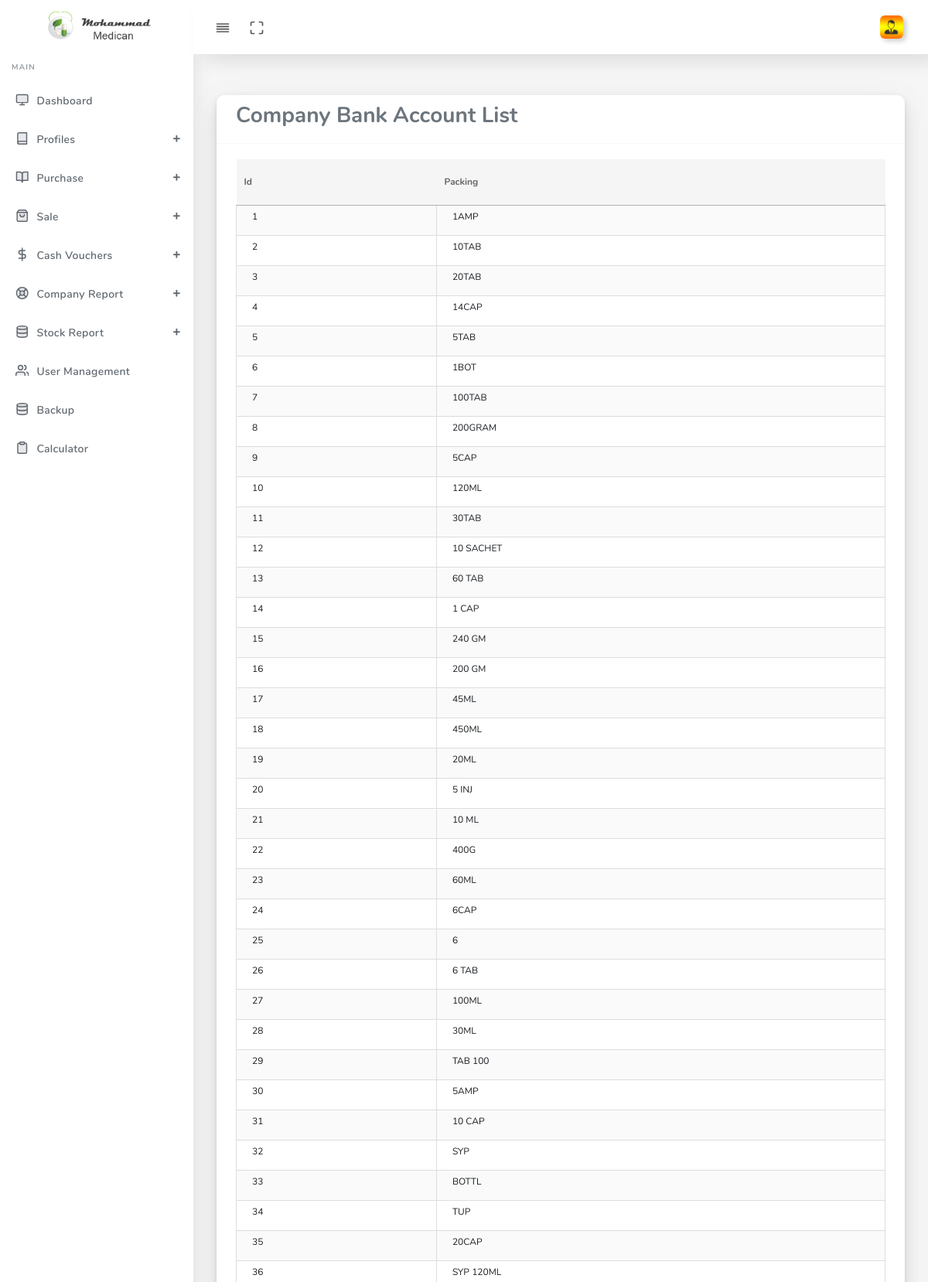
Screenshot of /packing-list.php (signed in, upper part) with the database file from the repository.
### tables this page shows
CREATE TABLE IF NOT EXISTS `packinginfo` (
  `id` int(11) NOT NULL AUTO_INCREMENT,
  `packing` varchar(255) DEFAULT NULL,
  PRIMARY KEY (`id`)
);

### packing-list.php (the view, shortened to what this page needs)
<?php
include "include/header.php";
?>
</head>
<body >
  <?php include "include/menu.php"; ?>
      <div class="main-content">
        <section class="section">
          <div class="section-body">
            <div class="row">
              <div class="col-12">
                <div class="card">
                  <div class="card-header">
                    <h3>Company Bank Account  List</h3>
                  </div>
                  <div class="card-body">
                    <div class="table-responsive">
<table class="table table-striped table-hover text-dark mb-2" id="user_data" style="width:100%;">
<thead>
<tr>
<th > Id</th>
<th >Packing</th>
</tr>
</thead>
<tbody>
<?php
include "db.php";
$q="select * from packinginfo";
$s=$dbpdo->prepare($q);
$s->execute();
while($row = $s->fetch(PDO::FETCH_BOTH)){
echo "<tr>
<td>$row[0]</td>
<td>$row[1]</td>
</tr>
";
}
?>
  </tbody>
 </table>
               </div>
            </div></div>
            </div>
              </div>
            </div>
          </div>
     <?php include "include/footer.php";?>

### include/header.php (style rules this page uses)
#user_data { font-size:13px !important; color: #191d21 !important }
#user_data tr td { height: 0px; font-size: 12px; padding: 5px 5px 15px 20px; border: 1px solid #ddd !important; }
th { background-image: linear-gradient(#8ea0a0,#a9e0e2); border: 0px solid #333 !important; color: #583517; border-bottom: 1px solid #b5b0b0 !important; background: #ddd; font-size: 12px; }
thead { margin-bottom:5px; }

### rows the page displays
packinginfo: id "1", packing "1AMP"
packinginfo: id "2", packing "10TAB"
packinginfo: id "3", packing "20TAB"
packinginfo: id "4", packing "14CAP"
packinginfo: id "5", packing "5TAB"
packinginfo: id "6", packing "1BOT"
packinginfo: id "7", packing "100TAB"
packinginfo: id "8", packing "200GRAM"
packinginfo: id "9", packing "5CAP"
packinginfo: id "10", packing "120ML"
packinginfo: id "11", packing "30TAB"
packinginfo: id "12", packing "10 SACHET"
packinginfo: id "13", packing "60 TAB"
packinginfo: id "14", packing "1 CAP"
packinginfo: id "15", packing "240 GM"
packinginfo: id "16", packing "200 GM"
packinginfo: id "17", packing "45ML"
packinginfo: id "18", packing "450ML"
packinginfo: id "19", packing "20ML"
packinginfo: id "20", packing "5 INJ"
packinginfo: id "21", packing "10 ML"
packinginfo: id "22", packing "400G"
packinginfo: id "23", packing "60ML"
packinginfo: id "24", packing "6CAP"
packinginfo: id "25", packing "6"
packinginfo: id "26", packing "6 TAB"
packinginfo: id "27", packing "100ML"
packinginfo: id "28", packing "30ML"
packinginfo: id "29", packing "TAB 100"
packinginfo: id "30", packing "5AMP"
packinginfo: id "31", packing "10 CAP"
packinginfo: id "32", packing "SYP"
packinginfo: id "33", packing "BOTTL"
packinginfo: id "34", packing "TUP"
packinginfo: id "35", packing "20CAP"
packinginfo: id "36", packing "SYP 120ML"
